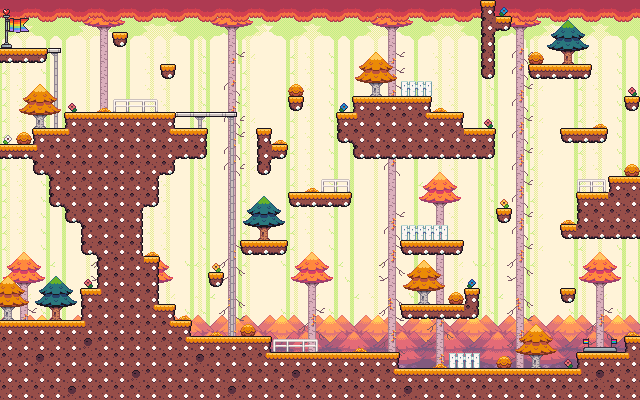

Tiled map render using the project's own tile images. Description and the map definition, with tile-layer contents summarised, below:
An orthogonal 40x25 tile map with 16x16 px tiles, 3 tile layers (Bg, ground, entities), 6 tilesets and 54 objects (3x enemy, start, end).

<map version="1.9" tiledversion="1.9.2" orientation="orthogonal" renderorder="right-down" width="40" height="25" tilewidth="16" tileheight="16" infinite="0" nextlayerid="6" nextobjectid="65">
 <tileset firstgid="1" source="Terrain16x16.tsx" />
 <tileset firstgid="174" source="Autumn_entities16x16.tsx" />
 <tileset firstgid="328" source="../../Flag_end.tsx" />
 <tileset firstgid="344" source="../../spawn.tsx" />
 <tileset firstgid="347" source="Flowers16x16.tsx" />
 <tileset firstgid="351" source="BackgroundParts/BG-288x208.tsx" />
 <layer id="3" name="Bg" width="40" height="25">
  <data>[1000 cells, 1000 non-empty, 234 distinct tile ids]</data>
 </layer>
 <layer id="1" name="ground" width="40" height="25">
  <data>[1000 cells, 321 non-empty, 28 distinct tile ids]</data>
 </layer>
 <layer id="2" name="entities" width="40" height="25">
  <data>[1000 cells, 142 non-empty, 43 distinct tile ids]</data>
 </layer>
 <objectgroup id="5" name="assets">
  <object id="48" name="start" x="600.5" y="313.25">
   <point />
  </object>
  <object id="50" name="enemy" x="518" y="321.333">
   <point />
  </object>
  <object id="53" name="enemy" x="220" y="70.6667">
   <point />
  </object>
  <object id="55" name="enemy" x="586" y="20.6667">
   <point />
  </object>
  <object id="64" name="end" x="4.12291" y="11.1319" width="8.65812" height="34.2202" />
 </objectgroup>
 <objectgroup id="4" name="Object Layer 1">
  <object id="1" x="480.25" y="0" width="15.25" height="79.25" />
  <object id="2" x="495.5" y="15.875" width="16.4375" height="16.0625" />
  <object id="3" x="528.5" y="64.25" width="63.125" height="15" />
  <object id="4" x="623.75" y="95.875" width="16.125" height="16.125" />
  <object id="5" x="560.545" y="128.182" width="46.5455" height="14.9091" />
  <object id="6" x="608.182" y="175.636" width="31.4545" height="16.9091" />
  <object id="7" x="576.182" y="192" width="63.8182" height="46.7273" />
  <object id="8" x="560.545" y="224.182" width="15.8182" height="14.1818" />
  <object id="9" x="560.727" y="288" width="14.7273" height="15.2727" />
  <object id="10" x="624.182" y="336" width="15.8182" height="16.1818" />
  <object id="11" x="576.727" y="352.364" width="63.0909" height="46.9091" />
  <object id="12" x="0" y="368.25" width="576.25" height="31.75" />
  <object id="13" x="144" y="256" width="15.3333" height="65.3333" />
  <object id="14" x="158.909" y="304.182" width="16.5455" height="37.8182" />
  <object id="15" x="174.545" y="320.727" width="16.9091" height="26.1818" />
  <object id="16" x="191.273" y="336.727" width="79.2727" height="32" />
  <object id="17" x="269.455" y="352.364" width="129.273" height="19.6364" />
  <object id="18" x="401" y="304.5" width="78.5" height="14.5" />
  <object id="19" x="464.25" y="288" width="15" height="20" />
  <object id="20" x="496.75" y="208" width="14.5" height="15.5" />
  <object id="21" x="352.25" y="129" width="142" height="30.25" />
  <object id="22" x="337" y="112" width="31.75" height="31.25" />
  <object id="23" x="352.5" y="96.25" width="78" height="40.5" />
  <object id="24" x="428.25" y="112" width="34.5" height="18.75" />
  <object id="25" x="400.75" y="240.25" width="61.75" height="15" />
  <object id="26" x="288.25" y="191.75" width="63.25" height="15.25" />
  <object id="27" x="240.75" y="240.25" width="46.25" height="15.25" />
  <object id="28" x="208.25" y="272.5" width="15" height="15" />
  <object id="29" x="256.5" y="127.75" width="14.5" height="47.75" />
  <object id="30" x="269" y="143.5" width="17.25" height="16" />
  <object id="31" x="288.25" y="96.25" width="15.5" height="14.5" />
  <object id="32" x="176" y="112.25" width="60.5" height="4.25" />
  <object id="33" x="64.25" y="112.25" width="111.5" height="17.5" />
  <object id="34" x="159.75" y="128.25" width="47" height="30.25" />
  <object id="35" x="33" y="158.75" width="140.25" height="16.5" />
  <object id="36" x="48.5" y="174.25" width="109.75" height="32.75" />
  <object id="37" x="65.5" y="207" width="76.75" height="16.5" />
  <object id="38" x="80.5" y="223.25" width="62.5" height="33.25" />
  <object id="39" x="96.75" y="256.5" width="22.25" height="32.5" />
  <object id="40" x="80.5" y="287.75" width="26.75" height="35.5" />
  <object id="41" x="-1" y="320.25" width="86.25" height="23.25" />
  <object id="42" x="34.5" y="128.5" width="29.25" height="18" />
  <object id="43" x="-1.75" y="144.25" width="39" height="14.75" />
  <object id="44" x="-1.5" y="48.5" width="48.5" height="14.5" />
  <object id="57" x="640" y="0" width="18.6667" height="399.333" />
  <object id="58" x="-38" y="-0.666667" width="38" height="402" />
  <object id="60" x="46" y="47.6667" width="14" height="5" />
  <object id="61" x="160" y="63.3333" width="15.3333" height="15.3333" />
  <object id="62" x="111" y="32" width="17.3333" height="15.3333" />
 </objectgroup>
</map>
